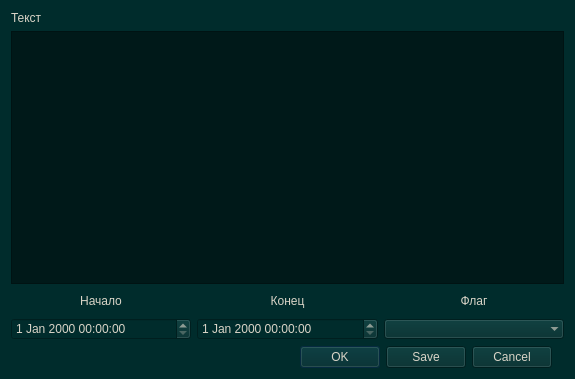
<?xml version="1.0" encoding="UTF-8"?>
<ui version="4.0">
 <class>noteEditor</class>
 <widget class="QDialog" name="noteEditor">
  <property name="geometry">
   <rect>
    <x>0</x>
    <y>0</y>
    <width>575</width>
    <height>379</height>
   </rect>
  </property>
  <property name="windowTitle">
   <string>Запись</string>
  </property>
  <property name="styleSheet">
   <string notr="true">background-color: rgb(0, 44, 44);
selection-background-color: rgb(7, 52, 80);
alternate-background-color: rgb(0, 85, 0);

color: rgb(217, 212, 199);

font: 11.5pt &quot;MS Shell Dlg 2&quot;;</string>
  </property>
  <layout class="QGridLayout" name="gridLayout_2">
   <item row="1" column="0" colspan="3">
    <widget class="QTextEdit" name="textEdit">
     <property name="styleSheet">
      <string notr="true">background-color: rgb(0, 25, 25);</string>
     </property>
    </widget>
   </item>
   <item row="0" column="0">
    <widget class="QLabel" name="label">
     <property name="text">
      <string>Текст</string>
     </property>
    </widget>
   </item>
   <item row="2" column="0" colspan="3">
    <layout class="QGridLayout" name="gridLayout">
     <item row="2" column="1">
      <widget class="QDateTimeEdit" name="dteEnd"/>
     </item>
     <item row="2" column="0">
      <widget class="QDateTimeEdit" name="dteStart"/>
     </item>
     <item row="2" column="2">
      <widget class="QComboBox" name="cbFlags">
       <property name="frame">
        <bool>false</bool>
       </property>
      </widget>
     </item>
     <item row="1" column="0">
      <widget class="QPushButton" name="pbStart">
       <property name="contextMenuPolicy">
        <enum>Qt::DefaultContextMenu</enum>
       </property>
       <property name="acceptDrops">
        <bool>false</bool>
       </property>
       <property name="autoFillBackground">
        <bool>false</bool>
       </property>
       <property name="text">
        <string>Начало</string>
       </property>
       <property name="flat">
        <bool>true</bool>
       </property>
      </widget>
     </item>
     <item row="1" column="2">
      <widget class="QPushButton" name="pbFlag">
       <property name="text">
        <string>Флаг</string>
       </property>
       <property name="flat">
        <bool>true</bool>
       </property>
      </widget>
     </item>
     <item row="1" column="1">
      <widget class="QPushButton" name="pbEnd">
       <property name="text">
        <string>Конец</string>
       </property>
       <property name="flat">
        <bool>true</bool>
       </property>
      </widget>
     </item>
    </layout>
   </item>
   <item row="3" column="0">
    <widget class="QDialogButtonBox" name="buttonBox">
     <property name="standardButtons">
      <set>QDialogButtonBox::Cancel|QDialogButtonBox::Ok|QDialogButtonBox::Save</set>
     </property>
     <property name="centerButtons">
      <bool>false</bool>
     </property>
    </widget>
   </item>
  </layout>
 </widget>
 <resources/>
 <connections/>
</ui>
